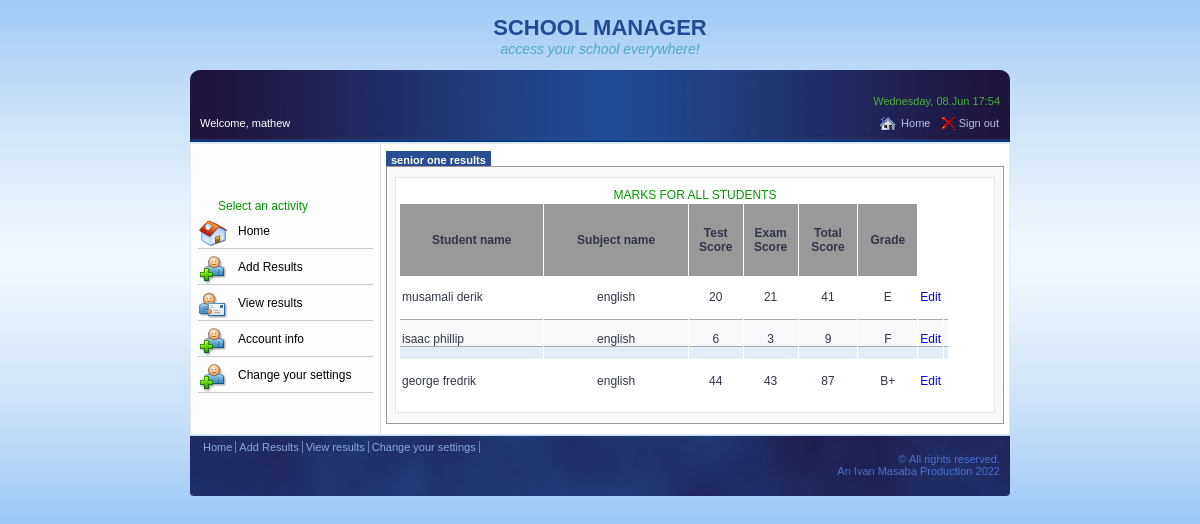
Screenshot of /school/web/teacher/adminr/index.php (signed in) with the database file from the repository.
### tables this page shows
CREATE TABLE `staff` (
  `id` int(11) NOT NULL,
  `staff_id` int(11) NOT NULL,
  `class_id` int(11) NOT NULL,
  `subj_id` int(11) NOT NULL,
  `fname` varchar(30) NOT NULL,
  `lname` varchar(30) NOT NULL,
  `gender` enum('male','female','','') NOT NULL,
  `birth_date` date NOT NULL,
  `email` varchar(30) NOT NULL,
  `phone` varchar(30) NOT NULL,
  `address` varchar(30) NOT NULL
);

CREATE TABLE `class` (
  `id` int(11) NOT NULL,
  `class_name` varchar(30) NOT NULL
);

CREATE TABLE `students` (
  `id` int(11) NOT NULL,
  `reg_num` int(11) NOT NULL,
  `fname` varchar(30) NOT NULL,
  `lname` varchar(30) NOT NULL,
  `class_id` int(11) NOT NULL,
  `gender` enum('male','female','','') NOT NULL,
  `birth_date` date NOT NULL,
  `father_name` varchar(30) NOT NULL,
  `mother_name` varchar(30) NOT NULL,
  `parent_phone` text NOT NULL,
  `parent_address` varchar(30) NOT NULL
);

CREATE TABLE `subjects` (
  `id` int(11) NOT NULL,
  `subj_name` enum('english','mathematics','chemistry','biology','physics','history','geography') NOT NULL
);

CREATE TABLE `marks` (
  `id` int(11) NOT NULL,
  `reg_num` int(11) NOT NULL,
  `subj_id` int(11) NOT NULL,
  `test_score` int(11) DEFAULT 0,
  `exam_score` int(11) DEFAULT 0,
  `total_score` int(11) DEFAULT 0,
  `grade` varchar(30) DEFAULT 'F'
);

### school/core/staff.php (called while the page is built, shortened)
<?php
    class Staff{
        private $con;
        private $table = 'staff' ;
        public function __construct( $db ){
            $this->con = $db;
        }
         public function read_one($reg){
            $query = 'SELECT
                     *
                     FROM
                     ' .$this->table. ' s
                     INNER JOIN
                       class c ON s.class_id = c.id
                     INNER JOIN
                       subjects sb ON s.subj_id = sb.id
                     WHERE s.staff_id = ? LIMIT 1 ';
            $stmt = $this->con->prepare($query);
            $stmt->bindParam(1, $reg);
            $stmt->execute();
            $row = $stmt->fetch(PDO::FETCH_ASSOC);
            $this->class_name = $row['class_name'];
            $this->subj_name = $row['subj_name'];
        }
    }
?>

### school/core/marks.php (called while the page is built, shortened)
<?php
    class Marks{
        private $con;
        private $table = 'marks' ;
        public function __construct( $db ){
            $this->con = $db;
        }
        public function read_all($cname, $sub){
            $query = 'SELECT
                     *
                     FROM students s INNER JOIN
                     ' .$this->table. ' m ON s.reg_num = m.reg_num
                     INNER JOIN
                     subjects sb ON m.subj_id = sb.id
                     WHERE s.class_id = (SELECT id FROM class WHERE class_name = :cname )
                     AND  sb.subj_name = :sub_name';
            $stmt = $this->con->prepare($query);
            $stmt->bindParam(':cname', $cname);
            $stmt->bindParam(':sub_name', $sub);
            $stmt->execute();
            return $stmt;
        }
    }
?>

### school/web/teacher/adminr/index.php (the view, shortened to what this page needs)
<?php
  include_once( $_SERVER['DOCUMENT_ROOT'].'/frontend/school/includes/config.php');
	$current_user = $_SESSION['fname'];
  $reg_num = $_SESSION['index_number'];
  $teacher = new Staff($db);
  $teacher->read_one( $reg_num );
  $marks = new Marks($db);
  $result = $marks->read_all( $teacher->class_name, $teacher->subj_name );
?>
<!DOCTYPE html PUBLIC "-//W3C//DTD XHTML 1.0 Transitional//EN" "http://www.w3.org/TR/xhtml1/DTD/xhtml1-transitional.dtd">
<html xmlns="http://www.w3.org/1999/xhtml">
<head>
<link rel="stylesheet" type="text/css" href="../../styles.css">
<link rel="stylesheet" type="text/css" href="styles.css">
<link href="SpryAssets/SpryMenuBarVertical.css" rel="stylesheet" type="text/css" />
</head>
<body>
<div class="top">
    <h1>SCHOOL MANAGER</h1>
    <h2>access your school everywhere!</h2>
</div>
<div class="bar">
    <div id="current_time" style="color: #49AF3A; text-align:right; margin-bottom: 10px;"><?php echo date("l, d.M H:i", time()); ?></div>
    <div style="float: right;">
        <a href="../index.php" style="background: url(../../images/frontpage.gif) no-repeat; padding-left: 22px;">Home</a>&nbsp;&nbsp;
        <a href="../../sign out.php" style="background: url(../../images/b_drop.png) no-repeat; padding-left: 18px;">Sign out</a>
    </div>
    <div id="greeting" style=" float: left;">Welcome, <?php echo $current_user ?></div>
</div>
<div class="content">
 <div class="sidebar">
 <?php
echo "<h4>Select an activity</h4>";
echo "<h3 style=\"background-image: url(../../images/frontpage1.png);\" ><a href=\"../index.php\">Home</a></h3>";
echo "<h3><a href=\"../adminr/\">Add Results</a></h3>";
echo "<h3 style=\"background-image: url(../../images/email_initiator.gif);\" ><a href=\"../advres/\">View results</a></h3>";
echo "<h3><a href=\"../adminreg/\">Account info</a></h3>";
echo "<h3 style=\"background-image: url../../images/icon-30-cpanel.png);\" ><a href=\"../options/\">Change your settings</a></h3>";
?>
 </div>
 <div class="contents">
   <a class="tabs" id="tab2" onclick="tabOver('Class_results', 'tab2')"><?php echo $teacher->class_name; ?> results</a>
    <div id="Create_report" class="tab_body">
    <div style="background-color: #FFFFFF; padding: 10px 3px; border: 1px solid #DEE8EF;">
    <h4> <?php echo 'MARKS FOR ALL STUDENTS';?></h4>
      <form action="" method="post" name="create report">
        <table width="550" height="200px" border="0" cellspacing="1" cellpadding="2">
          <tr style="font-weight: bold; background-color: #999999; ">
          <td width="140">Student name</td>
            <td width="140">Subject name</td>
            <td width="50">Test Score</td>
            <td width="50">Exam Score</td>
            <td width="55">Total Score</td>
            <td width="55">Grade</td>
          </tr>
          <?php
  $num = $result->rowCount();
      if( $num > 0){
           $bg = 1;
              while($mark = $result->fetch(PDO::FETCH_ASSOC) )
              {
                extract($mark);
                if($bg%2==1)
                {
                  echo "<tr >";
                }
                else
                {
                  echo "<tr style='background: #e0eff6 url(images/frm_chg.gif) repeat-x;'>";
                }
                echo "<td align='left'>".$fname." ".$lname."</td>";
                    echo "<td>".$subj_name."</td>";
                      echo "<td>".$test_score."</td>";
                      echo "<td>".$exam_score."</td>";
                      echo "<td>".$total_score."</td>";
                      echo "<td>".$grade."</td>";
                      ?>
          <td>  <a href="edit.php?&reg=<?php echo $reg_num;?>" >Edit</a>    <td>
                      <?php
                $bg++;
              }
   echo  "</tr>";
      }else{
        echo "No records found ";
      }
          ?>
        </table>
      </form>
    </div>
    </div>
</div>
</div>
<div class='btm'>
    <a href='../'>Home </a>
    <a href='#'> Add Results </a>
    <a href='../advres/'> View results </a>
    <a href="../options/"> Change your settings</a>
    <br/>&copy; All rights reserved. <br/> An Ivan Masaba Production 2022
</div>
</body>
</html>

### school/web/styles.css (style rules this page uses)
body { margin: 0px; padding: 10px 0px 30px 0px; font: normal 11px 'Arial'; color: #214a94; text-align: center; background: #4597ec url(images/site2.gif) repeat-x; }
.top { display: block; padding: 0px; margin: 5px; height: 50px; }
.bar { background: #053a83 url(images/bar.jpg) top no-repeat; height: 42px; width: 800px; margin: 0px auto; padding: 25px 10px 5px 10px; color: #FFFFFF; text-align: left; }
.bar a { color: #B8BEE7; padding: 1px; }
.content { margin: 1px auto; padding: 10px 5px; font: normal 12px "Arial"; color: #2E3649; text-align: left; border: solid 1px #dfeaf6; background: #FFFFFF url(images/side_bg.gif) repeat-y; width: 808px; }
.contents { margin: 0px 0px 0px 190px; display: block; }
.sidebar { width: 175px; float: left; padding: 40px 2px 2px 2px; margin: 5px 0px; }
.btm { width: 800px; height: 50px; padding: 5px 10px; margin: 0px auto; text-align: right; color: #4671D5; background: #053a83 url(images/btm.jpg) bottom no-repeat; }
.btm a { float: left; color: #88ACD5; padding: 0px 3px; border-right: solid 1px #6586BC; }
a { text-decoration: none; }
.sidebar a { color: #000000; }
h1 { font: bold 22px "Arial"; margin: 0px 80px; }
h2 { font: italic 14px "Arial"; margin: 0px 80px; color: #52a8bf; }
h3 { padding: 6px 6px 10px 40px; font: normal 12px "Arial"; color: #000000; margin: 5px 0px; background: url(images/add_reviewer.gif) no-repeat top left; border-bottom: solid 1px #CCCCCC; }
h4 { font: normal 12px "Arial"; color: #009900; margin: 0px 20px; }

### school/web/teacher/adminr/styles.css (style rules this page uses)
.tabs { background-color: #284D91; color: #ffffff; padding: 3px 5px 0px 5px; margin: 2px 0px; border: none; font: bold 11px 'Arial'; cursor: pointer; }
.tab_body { padding: 10px 8px; border: solid 1px #999999; background-color: #f9f9fb; text-align: center; }

### rows the page displays
staff: class.class_name "senior one"
students: fname "musamali", lname "derik", subjects.subj_name "english", marks.test_score "20", marks.exam_score "21", marks.total_score "41", marks.grade "E"
students: fname "isaac", lname "phillip", subjects.subj_name "english", marks.test_score "6", marks.exam_score "3", marks.total_score "9", marks.grade "F"
students: fname "george", lname "fredrik", subjects.subj_name "english", marks.test_score "44", marks.exam_score "43", marks.total_score "87", marks.grade "B+"

### other values shown
$current_user "mathew"
